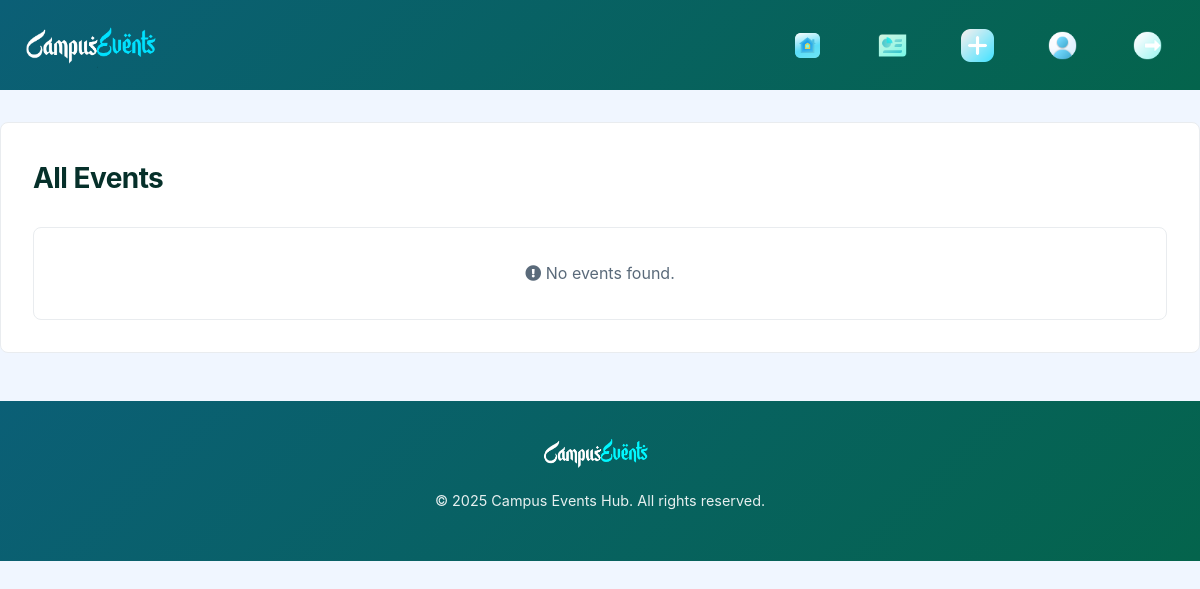
The page /admin/events (signed in) on the database as committed earlier.
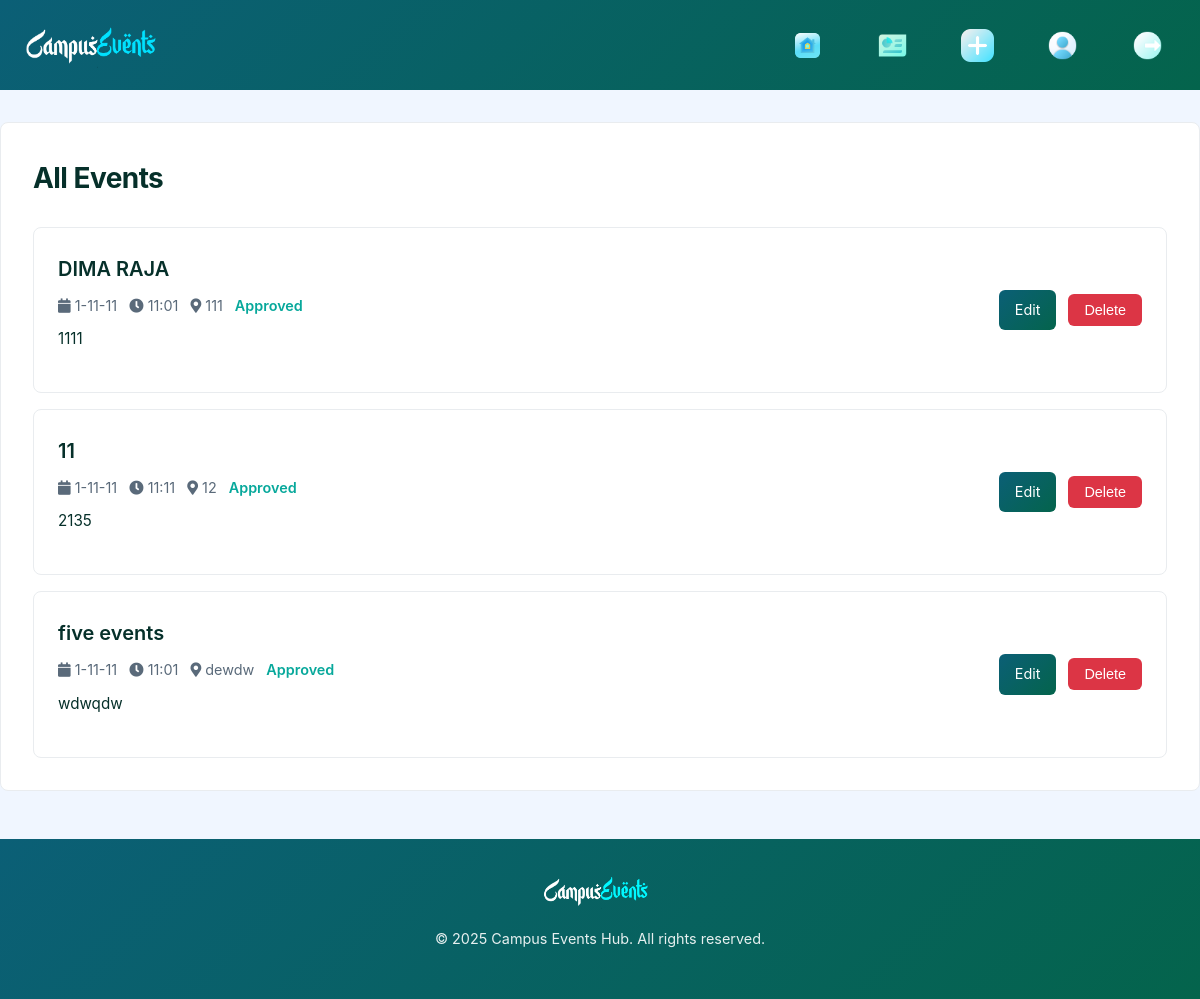
The same page on the database as committed later.
### models.py (models this page shows)
class Event(db.Model):
    __tablename__ = 'event'
    id = db.Column(db.Integer, primary_key=True)
    title = db.Column(db.String(100), nullable=False)
    description = db.Column(db.Text, nullable=False)
    date = db.Column(db.Date, nullable=False)
    time = db.Column(db.Time, nullable=False)
    location = db.Column(db.String(100), nullable=False)
    category = db.Column(db.String(50), nullable=False)
    status = db.Column(db.Enum(EventStatus), default=EventStatus.PENDING)
    user_id = db.Column(db.Integer, db.ForeignKey('user.id'), nullable=False)
    likes = db.relationship('Like', backref='event', lazy=True, cascade='all, delete-orphan')
    rsvps = db.relationship('RSVP', backref='event', lazy=True, cascade='all, delete-orphan')
    notifications = db.relationship('Notification', backref='event', lazy=True, cascade='all, delete-orphan')

### app.py (the view)
@app.route('/admin/events')
@login_required
def all_events():
    if current_user.role != UserRole.ADMIN:
        logger.warning(f"Unauthorized all events access by {current_user.email}")
        abort(403)
    events = Event.query.order_by(Event.date).all()
    role= 'admin' if current_user.role == UserRole.ADMIN else 'user'
    return render_template('all_events.html', events=events,role=role)

### app.py (called while the page is built)
@login_manager.user_loader
def load_user(user_id):
    return User.query.get(int(user_id))

### templates/all_events.html (shortened to what this page needs)
        {% if role == 'admin' %}
    {% extends "admin_base.html" %}
{% else %}
    {% extends "base.html" %}
{% endif %}
{% block css %}
    <link rel="stylesheet" href="{{ url_for('static', filename='css/all_events.css') }}">
{% endblock %}
{% block content %}
    <div class="container">
        <h2>All Events</h2>
        <div class="event-list">
            {% if events %}
                {% for event in events %}
                    <div class="event-card" id="event-card-{{ event.id }}">
                        <div class="event-content">
                            <h3>{{ event.title }}</h3>
                            <div class="event-meta">
                                <span><i class="fas fa-calendar"></i> {{ event.date.strftime('%Y-%m-%d') }}</span>
                                <span><i class="fas fa-clock"></i> {{ event.time.strftime('%H:%M') }}</span>
                                <span><i class="fas fa-map-marker-alt"></i> {{ event.location }}</span>
                                <span class="event-status">{{ event.status.value }}</span>
                            </div>
                            <p>{{ event.description }}</p>
                        </div>
                        <div class="event-actions">
                            <a href="{{ url_for('admin_edit_event', event_id=event.id) }}" class="btn btn-primary">Edit</a>
                            <form action="{{ url_for('delete_event', event_id=event.id) }}" method="POST" class="delete-form">
                                <button type="submit" class="btn btn-danger delete-btn" data-event-id="{{ event.id }}">Delete</button>
                            </form>
                        </div>
                    </div>
                {% endfor %}
            {% else %}
                <div class="no-events">
                    <i class="fas fa-exclamation-circle"></i> No events found.
                </div>
            {% endif %}
        </div>
    </div>
{% endblock %}

Rows that differ between the two databases and show on the page:
added Event: title "DIMA RAJA", date "1-11-11", time "11:01", location "111", status.value "Approved", description "1111"
added Event: title "11", date "1-11-11", time "11:11", location "12", status.value "Approved", description "2135"
added Event: title "five events", date "1-11-11", time "11:01", location "dewdw", status.value "Approved", description "wdwqdw"
Other text that changed with them:
text no longer shown: "No events found."
